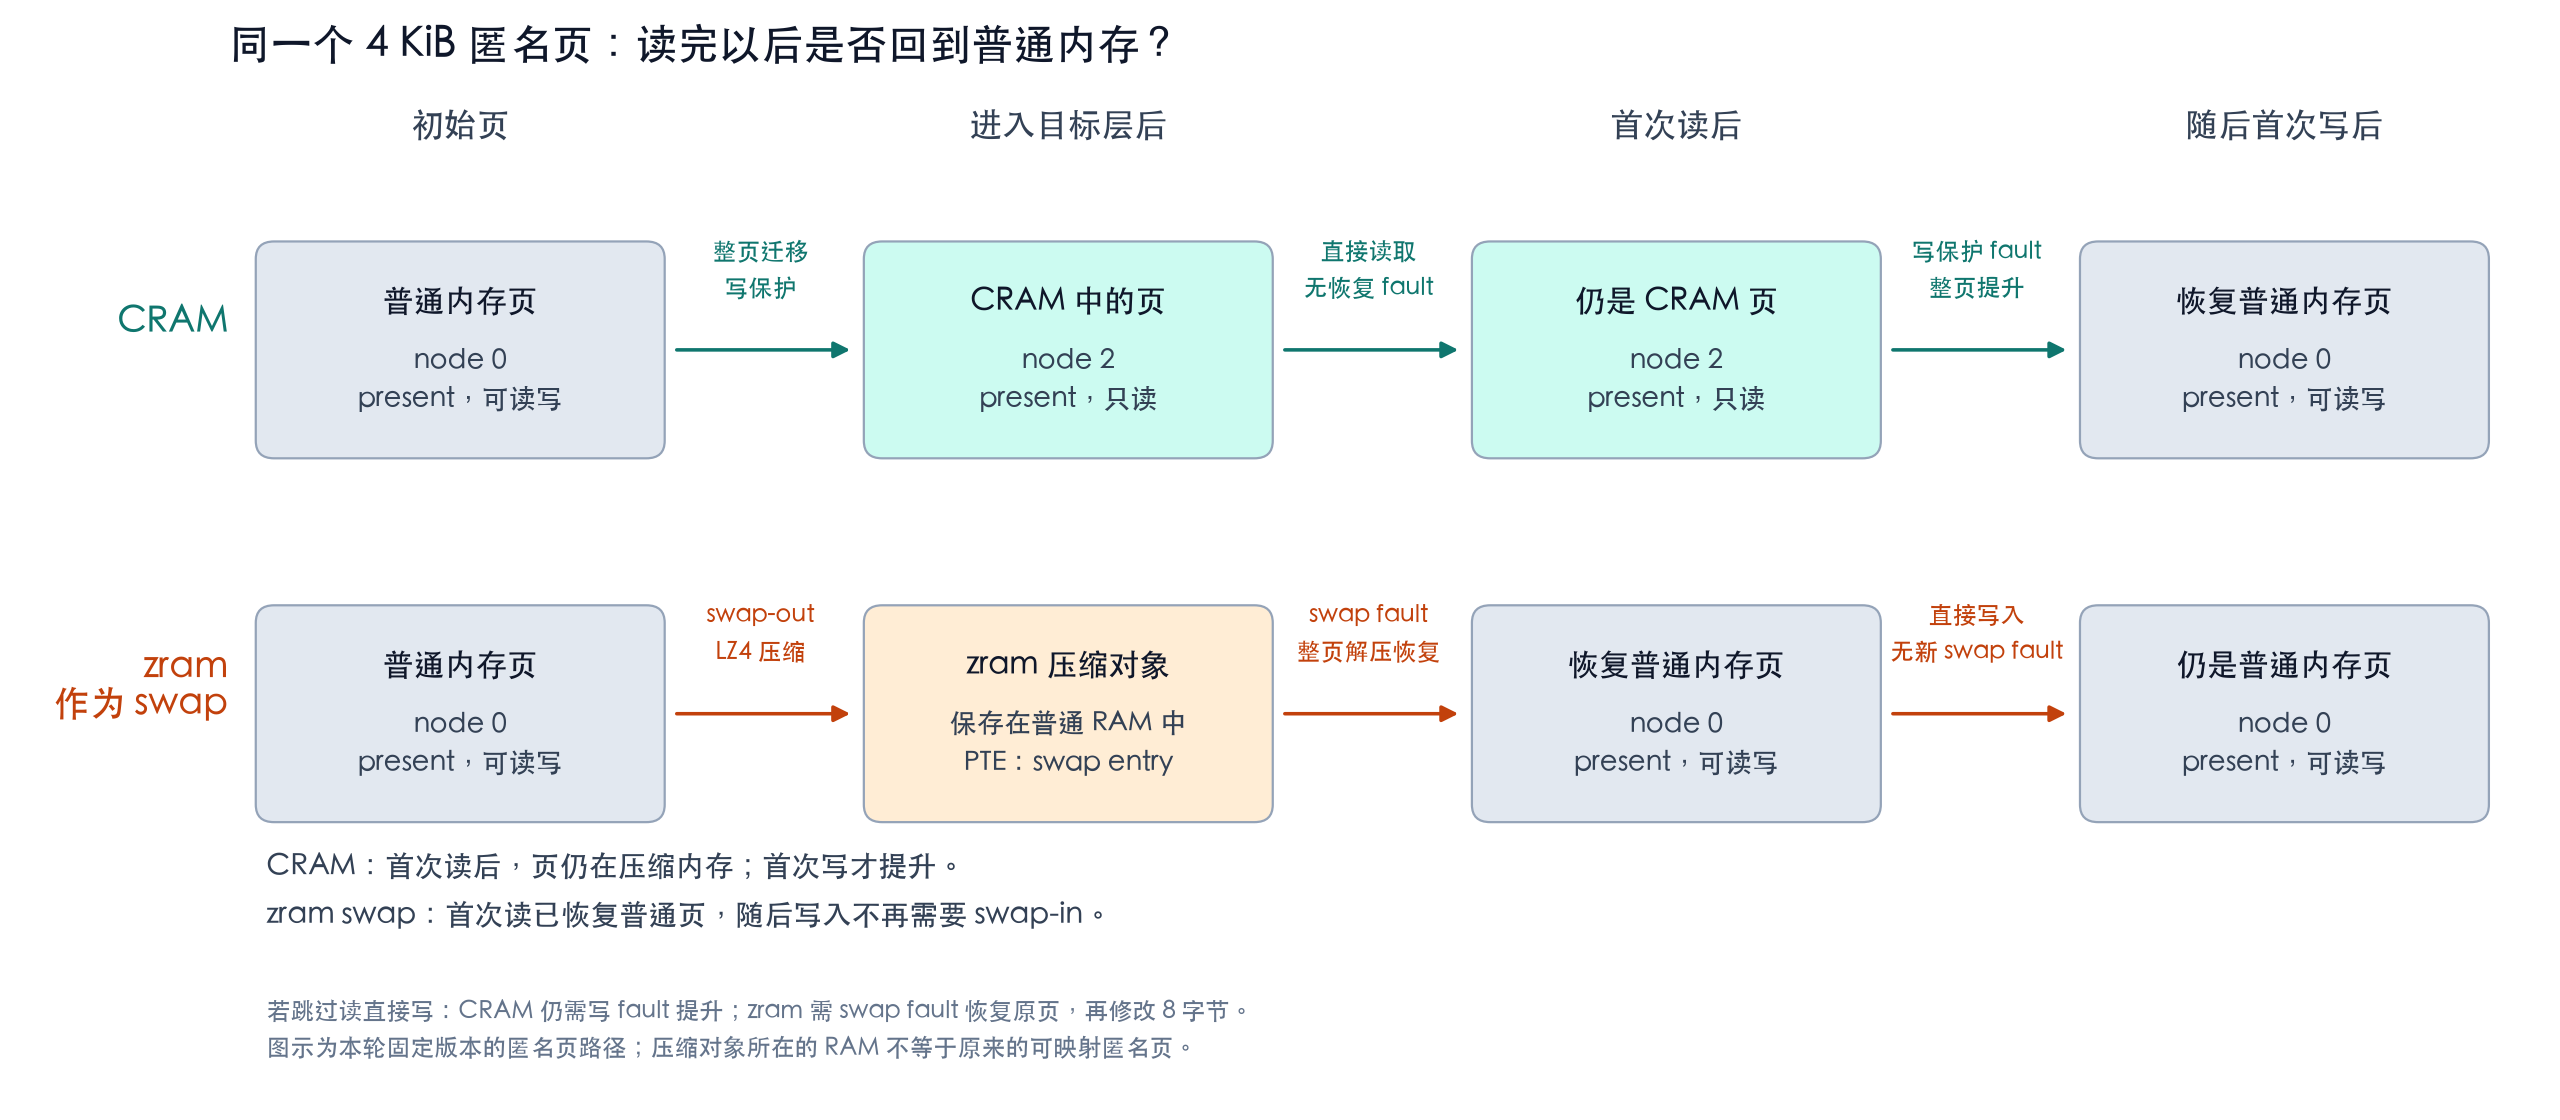

Recreate this plot in Python.
"""Draw the measured anonymous-page lifecycle; requires matplotlib."""
from pathlib import Path
import matplotlib
matplotlib.use('Agg')
import matplotlib.pyplot as plt
from matplotlib.patches import FancyBboxPatch,FancyArrowPatch
from matplotlib.font_manager import FontProperties
ROOT=Path(__file__).resolve().parent
plt.rcParams['font.family']=FontProperties(fname='/System/Library/Fonts/STHeiti Light.ttc').get_name()
plt.rcParams['svg.fonttype']='path'
fig,ax=plt.subplots(figsize=(16,7));fig.patch.set_facecolor('white')
ax.set_xlim(-1.6,15);ax.set_ylim(-2.2,5.3);ax.axis('off')
xs=[0,4,8,12];ys=[3.0,.5];w=2.55;h=1.35
for x,label in zip(xs,['初始页','进入目标层后','首次读后','随后首次写后']):
 ax.text(x+w/2,4.55,label,ha='center',va='center',fontsize=15,color='#334155')
ax.text(-.25,5.0,'同一个 4 KiB 匿名页：读完以后是否回到普通内存？',fontsize=19,color='#0f172a')
cram=[('普通内存页','node 0\npresent，可读写','#e2e8f0'),('CRAM 中的页','node 2\npresent，只读','#ccfbf1'),('仍是 CRAM 页','node 2\npresent，只读','#ccfbf1'),('恢复普通内存页','node 0\npresent，可读写','#e2e8f0')]
zram=[('普通内存页','node 0\npresent，可读写','#e2e8f0'),('zram 压缩对象','保存在普通 RAM 中\nPTE：swap entry','#ffedd5'),('恢复普通内存页','node 0\npresent，可读写','#e2e8f0'),('仍是普通内存页','node 0\npresent，可读写','#e2e8f0')]
for y,backend,items,edges,color in [(ys[0],'CRAM',cram,['整页迁移\n写保护','直接读取\n无恢复 fault','写保护 fault\n整页提升'],'#0f766e'),(ys[1],'zram\n作为 swap',zram,['swap-out\nLZ4 压缩','swap fault\n整页解压恢复','直接写入\n无新 swap fault'],'#c2410c')]:
 ax.text(-.25,y+.2,backend,ha='right',va='center',fontsize=16,color=color)
 for x,(title,body,fill) in zip(xs,items):
  ax.add_patch(FancyBboxPatch((x,y-h/2),w,h,boxstyle='round,pad=.07,rounding_size=.12',facecolor=fill,edgecolor='#94a3b8',lw=1))
  ax.text(x+w/2,y+.34,title,ha='center',va='center',fontsize=14,color='#0f172a')
  ax.text(x+w/2,y-.2,body,ha='center',va='center',fontsize=12,color='#334155',linespacing=1.5)
 for x,label in zip(xs[:-1],edges):
  ax.add_patch(FancyArrowPatch((x+w+.12,y),(x+4-.13,y),arrowstyle='-|>',mutation_scale=15,lw=1.6,color=color))
  ax.text(x+3.25,y+.30,label,ha='center',va='bottom',fontsize=11,color=color,linespacing=1.5)
ax.text(0,-.95,'CRAM：首次读后，页仍在压缩内存；首次写才提升。\nzram swap：首次读已恢复普通页，随后写入不再需要 swap-in。',fontsize=13,color='#334155',linespacing=1.7)
ax.text(0,-1.85,'若跳过读直接写：CRAM 仍需写 fault 提升；zram 需 swap fault 恢复原页，再修改 8 字节。\n图示为本轮固定版本的匿名页路径；压缩对象所在的 RAM 不等于原来的可映射匿名页。',fontsize=11,color='#64748b',linespacing=1.5)
fig.tight_layout(pad=.6)
fig.savefig(ROOT/'page-lifecycle.png',dpi=160)
fig.savefig(ROOT/'page-lifecycle.svg')
